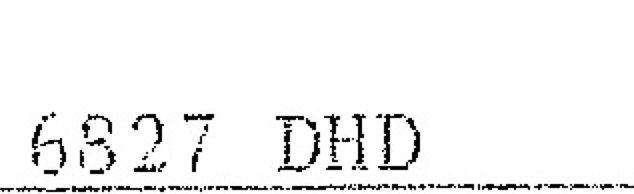
#> input picture resources/saltpepper.png, 634 x 194 px
$ python -i salt_pepper.py   (imports and definitions only)
#> lines starting #> are read from the running program, lines starting #| are printed output that depends on the picture; after the words box and inside, x2 and y2 are one past the last pixel; in counts of white or black regions, pixels touching at a corner belong together
### athentoimaging/img_utils.py
import cv2 as cv
import numpy as np
import os
import math

"""
This script contains auxilary functions.
"""


# [9 lines left out: function check_color, not called in this run]


def file_exists(input_file):

    if input_file == '':
        raise IOError("The input file can't be ''.")
    if input_file is None:
        raise IOError("The input file can't be a None object")

    return os.path.isfile(input_file)


def get_image(input_file, mode=1):

#> called with input_file = '../resources/saltpepper.png', mode = 0
    image = input_file

    if isinstance(input_file, np.ndarray) is False:
        if file_exists(image) is False:
            raise IOError("Input file not found.")
        image = cv.imread(input_file, mode)
#> image is the input picture: shape (194, 634); min 0, max 255, mean 243.3

    if mode == 0 and len(image.shape) > 2:
        image = cv.cvtColor(image, cv.COLOR_BGR2GRAY)

    return image


# [75 lines left out: functions pyramid_clean, split_image, save_img, not called in this run]

### athentoimaging/threshold.py
import cv2 as cv
import img_utils as iu
import numpy as np
import argparse
import os

"""
This script implement a series of functions to implement the most commonly used
threshold functions in OpenCV.
"""


test_image = os.path.abspath(os.path.join(os.path.dirname("__file__"),
                                          "../resources/", "input_ftm.png"))


def adaptive_threshold(input_file, max_val=255, thresh_type=0, block_size=11,
                       c=5, mode=0):
    """
    >>> isinstance(adaptive_threshold(test_image), np.ndarray)
    True

    >>> isinstance(adaptive_threshold(test_image, mode=1), np.ndarray)
    True

    >>> adaptive_threshold(None)
    Traceback (most recent call last):
      File "<stdin>", line 1, in ?
    IOError: The input file can't be a None object

    >>> adaptive_threshold("")
    Traceback (most recent call last):
      File "<stdin>", line 1, in ?
    IOError: The input file can't be ''.

    >>> adaptive_threshold("fakeRoute")
    Traceback (most recent call last):
      File "<stdin>", line 1, in ?
    IOError: Input file not found.

    >>> adaptive_threshold(test_image, max_val=-3)
    Traceback (most recent call last):
      File "<stdin>", line 1, in ?
    ValueError: All threshold values must be between 0 and 255.

    >>> adaptive_threshold(test_image, max_val=260)
    Traceback (most recent call last):
      File "<stdin>", line 1, in ?
    ValueError: All threshold values must be between 0 and 255.

    >>> adaptive_threshold(test_image, thresh_type=-3)
    Traceback (most recent call last):
      File "<stdin>", line 1, in ?
    ValueError: Threshold_type value must be between 0 and 4.

    >>> adaptive_threshold(test_image, thresh_type=6)
    Traceback (most recent call last):
      File "<stdin>", line 1, in ?
    ValueError: Threshold_type value must be between 0 and 4.

    >>> adaptive_threshold(test_image, block_size=-3)
    Traceback (most recent call last):
      File "<stdin>", line 1, in ?
    ValueError: Block size value must be greater than 0.

    >>> adaptive_threshold(test_image, block_size=2)
    Traceback (most recent call last):
      File "<stdin>", line 1, in ?
    ValueError: Block size value must be odd.

    >>> adaptive_threshold(test_image, c='a')
    Traceback (most recent call last):
      File "<stdin>", line 1, in ?
    ValueError: Constraint must be integer.
    >>> adaptive_threshold(test_image, c='a')
    Traceback (most recent call last):
      File "<stdin>", line 1, in ?
    ValueError: Constraint must be integer.
    >>> adaptive_threshold(test_image, mode=-1)
    Traceback (most recent call last):
      File "<stdin>", line 1, in ?
    ValueError: Mode values are: 0 (Gaussian) and 1 (Mean).
    """

    # Checking arguments
    check_threshold(max_val)
    check_thresh_type(thresh_type)
    check_block_size(block_size)
    check_c(c)

    if mode == 0:
        mode = cv.ADAPTIVE_THRESH_GAUSSIAN_C
    elif mode == 1:
        mode = cv.ADAPTIVE_THRESH_MEAN_C
    else:
        raise ValueError("Mode values are: 0 (Gaussian) and 1 (Mean).")

    # Loading image
    image = iu.get_image(input_file, 0)

    return cv.adaptiveThreshold(image, maxValue=max_val, thresholdType=thresh_type,
                                 blockSize=block_size, C=c, adaptiveMethod=mode)


# [63 lines left out: function threshold, not called in this run]


# CHECKING ARGUMENTS

def check_block_size(block_size):

    if block_size < 0:
        raise ValueError("Block size value must be greater than 0.")

    if block_size % 2 == 0:
        raise ValueError("Block size value must be odd.")
    return 0


def check_c(c):

    if not isinstance(c, int):
        raise ValueError("Constraint must be integer.")
    return 0


def check_threshold(value):

    if int(value) < 0 or int(value) > 255:
        raise ValueError("All threshold values must be between 0 and 255.")
    return 0


def check_thresh_type(value):

    if int(value) < 0 or int(value) > 4:
        raise ValueError("Threshold_type value must be between 0 and 4.")
    return 0


# CLI SETTINGS


# [19 lines that do not run on import are left out]

### athentoimaging/salt_pepper.py
import cv2 as cv
import threshold as th
import img_utils as iu
import numpy as np
import os
import argparse

"""
This script cleans an image with salt and pepper noise (ie: text dotted due to
bad pixel definition).
"""

test_image = os.path.abspath(os.path.join(os.path.dirname("__file__"),
                                          "../resources/", "saltpepper.png"))


def clean(input_file,  thresh_val=200, window_size=5, kernel_size=5):
    """
    >>> isinstance(clean(test_image), np.ndarray)
    True

    >>> clean(None)
    Traceback (most recent call last):
      File "<stdin>", line 1, in ?
    IOError: The input file can't be a None object

    >>> clean("")
    Traceback (most recent call last):
      File "<stdin>", line 1, in ?
    IOError: The input file can't be ''.

    >>> clean("fakeRoute")
    Traceback (most recent call last):
      File "<stdin>", line 1, in ?
    IOError: Input file not found.

    >>> clean(test_image, thresh_val=-3)
    Traceback (most recent call last):
      File "<stdin>", line 1, in ?
    ValueError: All threshold values must be between 0 and 255.

    >>> clean(test_image, thresh_val=260)
    Traceback (most recent call last):
      File "<stdin>", line 1, in ?
    ValueError: All threshold values must be between 0 and 255.

    >>> clean(test_image, window_size=-3)
    Traceback (most recent call last):
      File "<stdin>", line 1, in ?
    ValueError: Window size value must be greater than 0.

    >>> clean(test_image, window_size=2)
    Traceback (most recent call last):
      File "<stdin>", line 1, in ?
    ValueError: Window size value must be odd.

    >>> clean(test_image, kernel_size=-3)
    Traceback (most recent call last):
      File "<stdin>", line 1, in ?
    ValueError: Kernel size value must be greater than 0.

    >>> clean(test_image, kernel_size=2)
    Traceback (most recent call last):
      File "<stdin>", line 1, in ?
    ValueError: Kernel size value must be odd.
    """

    # Checking arguments
    check_kernel_size(kernel_size)
    check_threshold(thresh_val)
    check_window_size(window_size)

    # Loading the image
    image = iu.get_image(input_file, 0)

    # Applying Gaussian and median blur and erode
    image = cv.GaussianBlur(image, (window_size, window_size), 0)
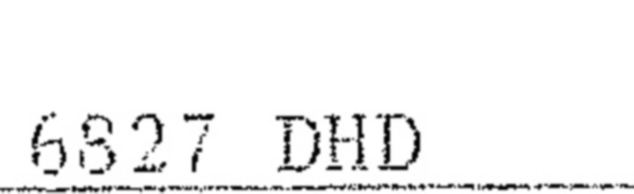
#> image: shape (194, 634); min 1, max 255, mean 243.3
    image = cv.medianBlur(image, window_size)
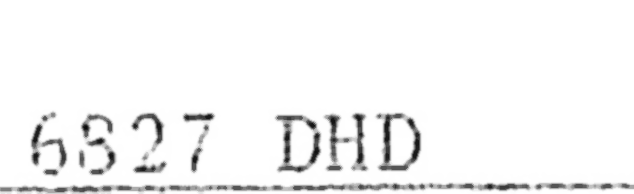
#> image: shape (194, 634); min 10, max 255, mean 244.5
    image = cv.erode(image, (kernel_size, kernel_size))
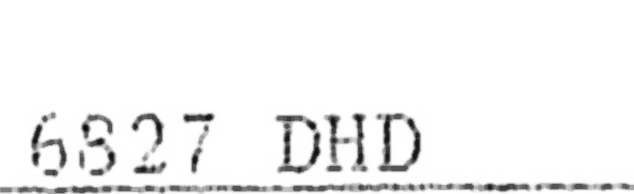
#> image: shape (194, 634); min 10, max 255, mean 243.1

    return th.adaptive_threshold(image, thresh_val)
#> in adaptive_threshold, `return cv.adaptiveThreshold(image, maxValue=max_val, thresholdType=thr..`:
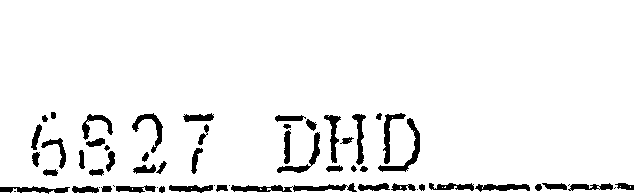
#> returned value: shape (194, 634); values 0 (black) and 200 (white), 93.9% white; 60 black regions (10 under 20 px), largest, box (x1, y1, x2, y2) and area: (231, 183, 357, 192) 585, (378, 118, 420, 172) 437, (277, 132, 320, 173) 350


# CHECKING ARGUMENTS


def check_kernel_size(kernel_size):

    if kernel_size < 0:
        raise ValueError("Kernel size value must be greater than 0.")

    if kernel_size % 2 == 0:
        raise ValueError("Kernel size value must be odd.")
    return 0


def check_threshold(value):

    if int(value) < 0 or int(value) > 255:
        raise ValueError("All threshold values must be between 0 and 255.")
    return 0


def check_window_size(window_size):

    if window_size < 0:
        raise ValueError("Window size value must be greater than 0.")

    if window_size % 2 == 0:
        raise ValueError("Window size value must be odd.")
    return 0


# CLI SETTINGS


# [32 lines not run here, left out]

>>> result = clean('../resources/saltpepper.png')

$ run again, on resources/license.png
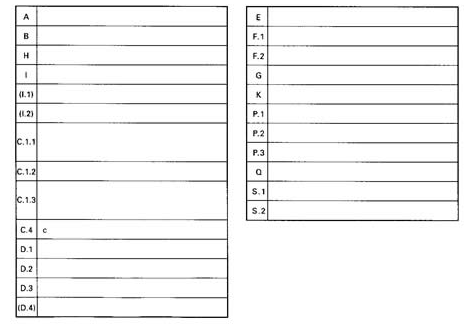
#> input picture resources/license.png, 464 x 326 px
#> in get_image, image is the input picture: shape (326, 464); min 3, max 255, mean 243
#> in clean, `image = cv.erode(image, (kernel_size, kernel_size))`:
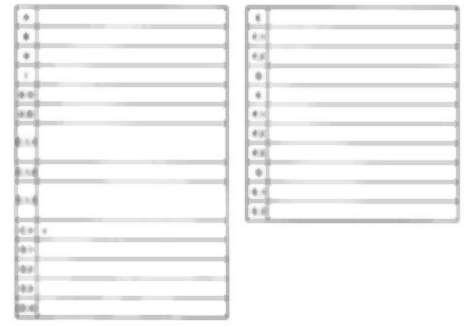
#> image: shape (326, 464); min 139, max 255, mean 243.5
#> in adaptive_threshold, `return cv.adaptiveThreshold(image, maxValue=max_val, thresholdType=thr..`:
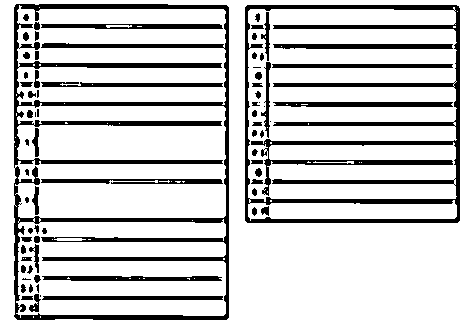
#> returned value: shape (326, 464); values 0 (black) and 200 (white), 80.7% white; 73 black regions (11 under 20 px), largest, box (x1, y1, x2, y2) and area: (14, 4, 229, 320) 11252, (245, 5, 460, 223) 9083, (273, 44, 453, 49) 867
